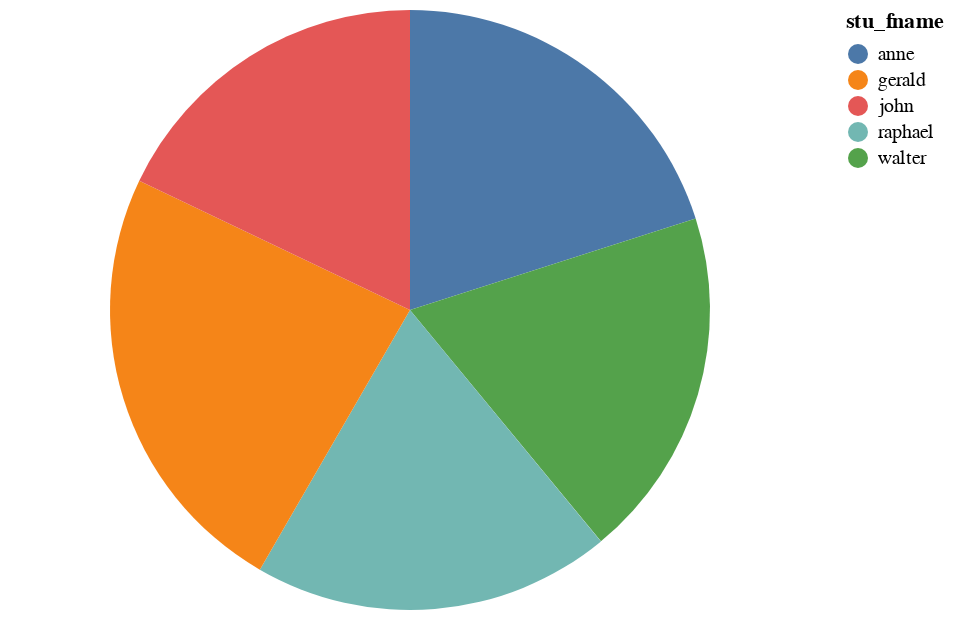

Notebook code cell kept with this figure:
### Code cell
medium_pie_task_table = check_task(**medium_pie_task)

### Figure 1 — Vega-Lite specification as saved in the notebook (floating-point values rounded to 4 significant figures)
{"config": {"view": {"continuousWidth": 400, "continuousHeight": 300}}, "data": {"name": "data-a18ba3202bde0e60e792a301bbb44bc6"}, "mark": "arc", "encoding": {"color": {"field": "stu_fname", "type": "nominal"}, "order": {"field": "value", "sort": "descending", "type": "quantitative"}, "theta": {"field": "stu_gpa", "type": "quantitative"}}, "transform": [{"window": [{"op": "dense_rank", "field": "stu_gpa", "as": "rank"}], "sort": [{"field": "stu_gpa", "order": "descending"}]}, {"filter": "datum.rank <= 5"}], "$schema": "https://vega.github.io/schema/vega-lite/v4.17.0.json", "datasets": {"data-a18ba3202bde0e60e792a301bbb44bc6": [{"stu_num": 321452, "stu_lname": "bowser", "stu_fname": "william", "stu_init": "c", "stu_dob": "1975-2-12", "stu_hrs": 42, "stu_class": "so", "stu_gpa": 2.84, "stu_transfer": 0, "dept_code": "biol", "stu_phone": "2134", "prof_num": 205}, {"stu_num": 324257, "stu_lname": "smithson", "stu_fname": "anne", "stu_init": "k", "stu_dob": "1981-11-15", "stu_hrs": 81, "stu_class": "jr", "stu_gpa": 3.27, "stu_transfer": 1, "dept_code": "cis", "stu_phone": "2256", "prof_num": 222}, {"stu_num": 324258, "stu_lname": "brewer", "stu_fname": "juliette", "stu_init": "", "stu_dob": "1969-8-23", "stu_hrs": 36, "stu_class": "so", "stu_gpa": 2.26, "stu_transfer": 1, "dept_code": "acct", "stu_phone": "2256", "prof_num": 228}, {"stu_num": 324269, "stu_lname": "oblonski", "stu_fname": "walter", "stu_init": "h", "stu_dob": "1976-9-16", "stu_hrs": 66, "stu_class": "jr", "stu_gpa": 3.09, "stu_transfer": 0, "dept_code": "cis", "stu_phone": "2114", "prof_num": 222}, {"stu_num": 324273, "stu_lname": "smith", "stu_fname": "john", "stu_init": "d", "stu_dob": "1958-12-30", "stu_hrs": 102, "stu_class": "sr", "stu_gpa": 2.11, "stu_transfer": 1, "dept_code": "engl", "stu_phone": "2231", "prof_num": 199}, {"stu_num": 324274, "stu_lname": "katinga", "stu_fname": "raphael", "stu_init": "p", "stu_dob": "1979-10-21", "stu_hrs": 114, "stu_class": "sr", "stu_gpa": 3.15, "stu_transfer": 0, "dept_code": "acct", "stu_phone": "2267", "prof_num": 228}, {"stu_num": 324291, "stu_lname": "robertson", "stu_fname": "gerald", "stu_init": "t", "stu_dob": "1973-4-8", "stu_hrs": 120, "stu_class": "sr", "stu_gpa": 3.87, "stu_transfer": 0, "dept_code": "edu", "stu_phone": "2267", "prof_num": 311}, {"stu_num": 324299, "stu_lname": "smith", "stu_fname": "john", "stu_init": "b", "stu_dob": "1986-11-30", "stu_hrs": 15, "stu_class": "fr", "stu_gpa": 2.92, "stu_transfer": 0, "dept_code": "acct", "stu_phone": "2315", "prof_num": 230}]}}
